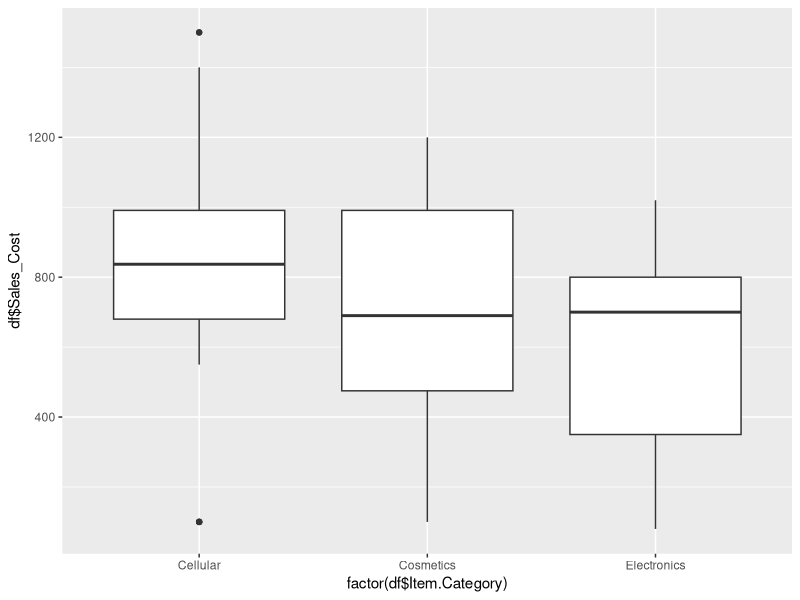
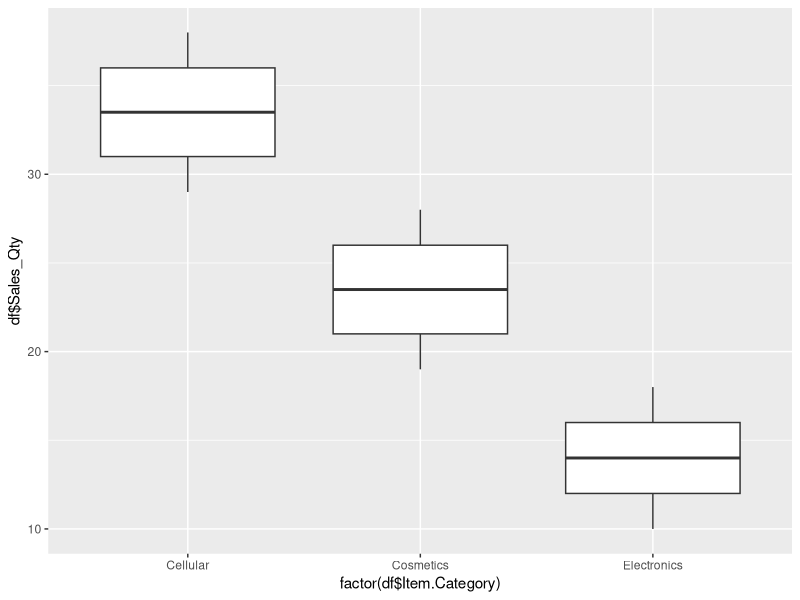

The R script that drew these images, in order:
getwd()

#Setting the path of directory
setwd("E:/Study/LPU/B.TECH/4th Year/7th Semester/INT234 - PREDICTIVE ANALYTICS/PREDICTIVE-ANALYTICS/R codes")

df<- read.csv("Datasets/sales dataset.csv")
View(df)
summary(df)

# Boxplot
library(ggplot2)
ggplot(data = df, aes(x=factor(df$Item.Category),
                       y=df$Sales_Cost))+geom_boxplot()
# in the above boxplot we can able to see the outliers in cellular row only.

ggplot(data = df, aes(x=factor(df$Item.Category),
                      y=df$Sales_Qty))+geom_boxplot()
